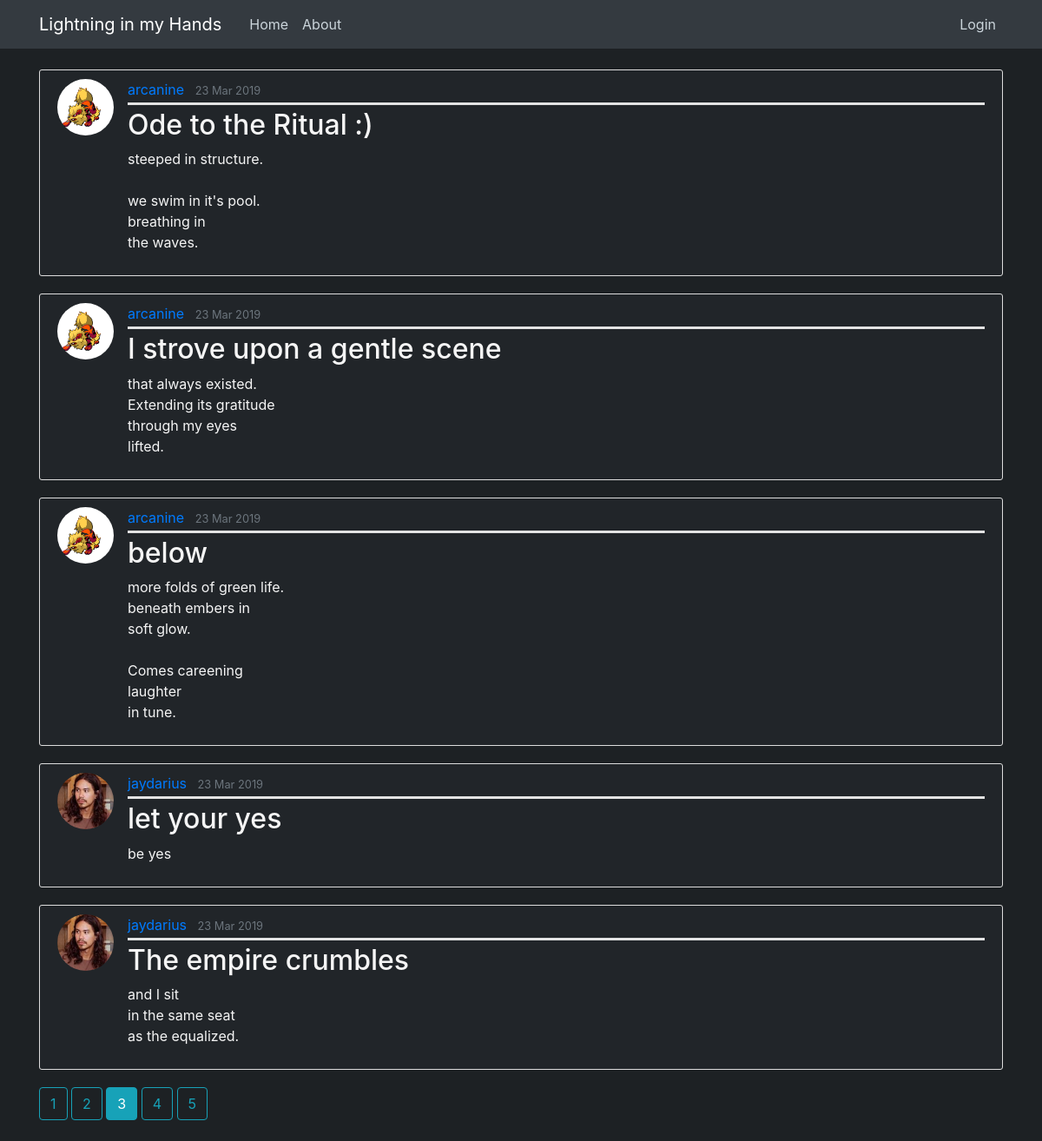
Screenshot of /home?page=3 with the database file from the repository.
### lightning_flask/models.py (models this page shows, shortened)
class Post(db.Model):
    id = db.Column(db.Integer, primary_key=True)
    title = db.Column(db.String(100), nullable=False)
    date_posted = db.Column(db.DateTime, nullable=False, default=datetime.utcnow)
    content = db.Column(db.Text, nullable=False)
    user_id = db.Column(db.Integer, db.ForeignKey('user.id'), nullable=False)

class User(db.Model, UserMixin):
    id = db.Column(db.Integer, primary_key=True)
    username = db.Column(db.String(20), unique=True, nullable=False)
    email = db.Column(db.String(120), unique=True, nullable=False)
    image_file = db.Column(db.String(20), nullable=False, default='default.jpg')
    password = db.Column(db.String(60), nullable=False)
    posts = db.relationship('Post', backref='author', lazy=True)

### lightning_flask/main/routes.py (the view)
@main.route("/")
@main.route("/home")
def home():  # AKA view function
    page = request.args.get('page', 1, type=int)  # by default, add a query parameter to this route. It's default value is 1
    posts = Post.query.order_by(Post.date_posted.desc()).paginate(page=page, per_page=5)
    return render_template('home.html', posts=posts)

### lightning_flask/templates/home.html
{% extends "layout.html" %}
{% block content %}
    {% for post in posts.items %}
        <article class="media content-section">
          <img class="rounded-circle article-img" src="{{ url_for('static', filename='profile_pics/' + post.author.image_file) }}">
          <div class="media-body">
            <div class="article-metadata">
              <a class="mr-2" href="{{ url_for('users.user_posts', username=post.author.username) }}">{{ post.author.username }}</a>
              <small class="text-muted">{{ post.date_posted.strftime('%d %b %Y') }}</small>
            </div>
            <h2><a class="article-title" href="{{ url_for('posts.post', post_id=post.id) }}">{{ post.title }}</a></h2>
            <p class="article-content">{{ post.content }}</p>
          </div>
        </article>
    {% endfor %}
    {% for page_num in posts.iter_pages(left_edge=1, right_edge=1, left_current=1, right_current=2) %}
        {% if page_num %}
            {% if posts.page == page_num %}
              <a class="btn btn-info mb-4" href="{{ url_for('main.home', page=page_num) }}">{{ page_num }}</a>
            {% else %}
              <a class="btn btn-outline-info mb-4" href="{{ url_for('main.home', page=page_num) }}">{{ page_num }}</a>
            {% endif %}
        {% else %}
        ...
        {% endif %}
    {% endfor %}
{% endblock content %}

### lightning_flask/static/dev-main.css (style rules this page uses)
body { background: #1d2124; color: #333333; margin-top: 5rem; }
h1, h2, h3, h4, h5, h6 { color: #007bff; }
p { color: whitesmoke; }
.content-section { background: #212529; padding: 10px 20px; border: 1px solid #dddddd; border-radius: 3px; margin-bottom: 20px; }
.article-title { color: whitesmoke; }
.article-content { white-space: pre-line; }
.article-img { height: 65px; width: 65px; margin-right: 16px; }
.article-metadata { padding-bottom: 3px; margin-bottom: 4px; border-bottom: 3px solid #e3e3e3 }

### rows the page displays
Post: image_file (picture), author.username "arcanine", date_posted "23 Mar 2019", title "Ode to the Ritual :)", content "steeped in structure. we swim in it's pool. breathing in the waves."
Post: image_file (picture), author.username "arcanine", date_posted "23 Mar 2019", title "I strove upon a gentle scene", content "that always existed. Extending its gratitude through my eyes lifted."
Post: image_file (picture), author.username "arcanine", date_posted "23 Mar 2019", title "below", content "more folds of green life. beneath embers in soft glow. Comes careening laughter in tune."
Post: image_file (picture), author.username "jaydarius", date_posted "23 Mar 2019", title "let your yes", content "be yes"
Post: image_file (picture), author.username "jaydarius", date_posted "23 Mar 2019", title "The empire crumbles", content "and I sit in the same seat as the equalized."

### other values shown
{{ page_num }} "1" "2" "4" "5"
{{ page_num }} "3"
